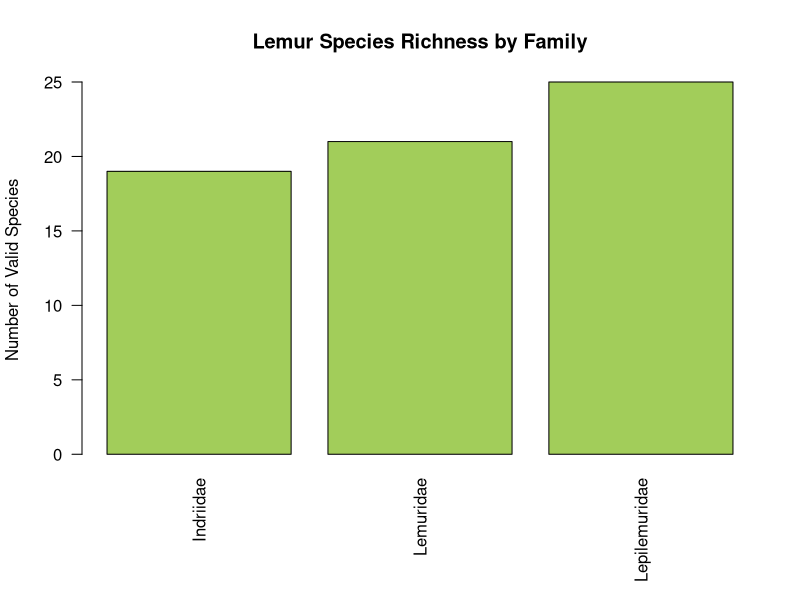

Generate this figure with R:
## ---- chunk 1
#| label: setup
#| message: false
#| warning: false

library(readr)
library(dplyr)

lemurs <- read_tsv("lemur_taxa.txt")

colnames(lemurs)
## ---- chunk 2
#| label: taxonomic-summary

# Filter for valid species to build an accurate classification baseline
valid_species <- lemurs %>% 
  filter(taxonRank == "species", taxonomicStatus == "valid")

# Preview the clean dataset columns
glimpse(valid_species)

# Calculate how many unique species exist within each Genus and Family branch
lemur_tree_branches <- valid_species %>%
  group_by(family, genus) %>%
  summarise(species_count = n_distinct(specificEpithet), .groups = "drop")

# Print the resulting breakdown as a readable reference table
print(lemur_tree_branches)
## ---- chunk 3
#| label: fig-lemur-diversity
#| fig-cap: "Distribution of distinct, valid species across Lemuroidea families based on ITIS records."

# Aggregate counts strictly at the Family level for plotting
family_distribution <- valid_species %>%
  group_by(family) %>%
  summarise(total_species = n_distinct(specificEpithet))

# Set margins to prevent long text clipping
par(mar = c(7, 4, 4, 2) + 0.1)

# Generate a clean, scannable bar plot
barplot(
  height = family_distribution$total_species, 
  names.arg = family_distribution$family, 
  las = 2, 
  col = "darkolivegreen3", 
  main = "Lemur Species Richness by Family",
  ylab = "Number of Valid Species"
)
